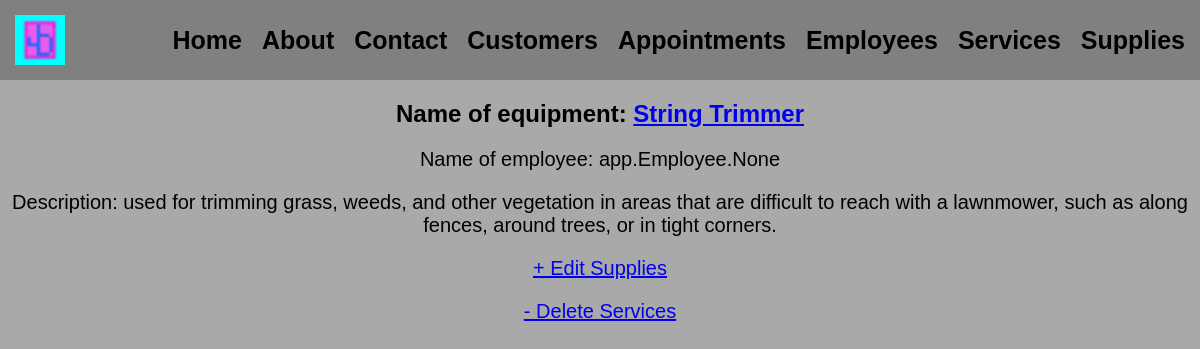
/supplies/1, run on the app's committed database.
### app/models.py (models this page shows, shortened)
class Supplies(models.Model):
    equipment_name = models.CharField(max_length=15)
    employees = models.ManyToManyField(Employee)
    description = models.TextField()

### app/views.py (the view)
# urls.py: path('supplies/<int:pk>', SuppliesDetailView.as_view(), name='supplies_detail'),
class SuppliesDetailView(DetailView):
    model = Supplies
    context_object_name = 'supplies'
    template_name = 'app/Supplies_detail.html'

### app/templates/app/Supplies_detail.html
{% extends 'app/base.html' %}
{% load static %}
{% block content %}
        <div class="supplies">
            <h2>Name of equipment: <a href=" ">{{ supplies.equipment_name }}</a></h2>
            <p>Name of employee: {{ supplies.employees }}</p>
            <p>Description: {{ supplies.description }}</p>
        </div>
        <p><a href="{% url 'supplies_update' supplies.pk %}">+ Edit Supplies</a></p>
        <p><a href="{% url 'supplies_delete' supplies.pk %}">- Delete Services</a></p>
{% endblock content %}

### static/css/base.css (style rules this page uses)
body { font-family: Arial, sans-serif; margin: 0; padding: 0; background-color: darkgray; }
h2 { text-align:center; }
p { text-align: Center; font-size: 20px; }

### data on the page
Supplies: equipment_name "String Trimmer", employees "app.Employee.None", description "used for trimming grass, weeds, and other vegetation in areas that are difficult to reach with a lawnmower, such as along fences, around trees, or in tight corners."
